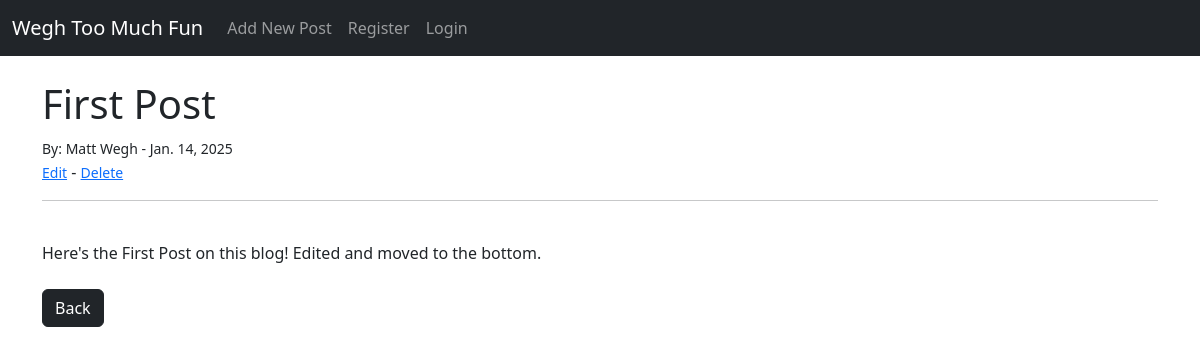
The app's page /article/1 with its own data.
### theblog/models.py (models this page shows, shortened)
class Post(models.Model):
    title = models.CharField(max_length=255)
    title_tag = models.CharField(max_length=255)
    author = models.ForeignKey(User, on_delete=models.CASCADE)
    body = models.TextField()
    posting_date = models.DateField(auto_now_add=True)

### theblog/views.py (the view)
# urls.py: path('article/<int:pk>', ArticleDetailView.as_view(), name='article-detail'),
class ArticleDetailView(DetailView):
    model = Post
    template_name = 'article_details.html'

### theblog/templates/article_details.html (shortened to what this page needs)
{% extends 'base.html' %}
{% block content %}
<h1>{{ post.title }}</h1>
<small>By:
    {{post.author.first_name}}
    {{post.author.last_name}} -
    {{ post.posting_date }}
</small>
<br>
<small><a href="{% url 'update_post' post.pk %}">Edit</a></small> -
<small><a href="{% url 'delete_post' post.pk %}">Delete</a></small>
<hr>
<br/>
{{post.body}}
<br/><br/>
<a href="{% url 'home' %}" class="btn btn-dark">Back</a>
{% endblock %}

### records on screen
Post: title "First Post", author.first_name "Matt", author.last_name "Wegh", posting_date "Jan. 14, 2025", body "Here's the First Post on this blog! Edited and moved to the bottom."
